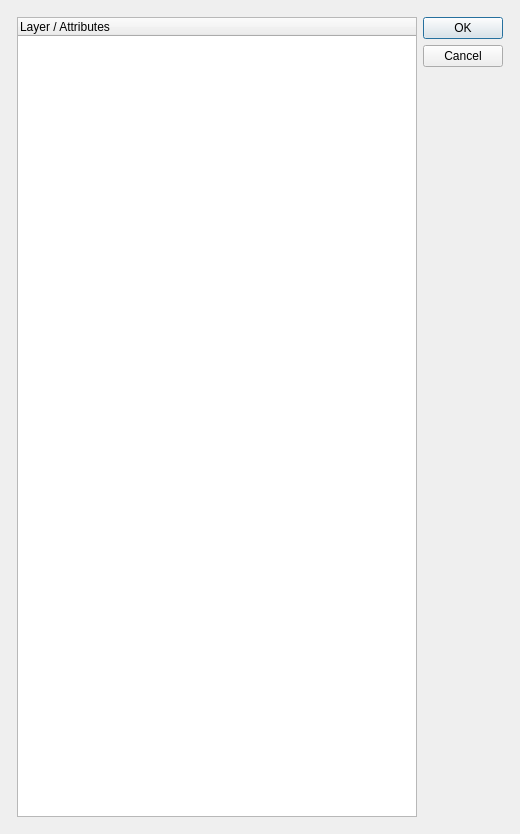
<?xml version="1.0" encoding="UTF-8"?>
<ui version="4.0">
 <class>Dialog</class>
 <widget class="QDialog" name="Dialog">
  <property name="geometry">
   <rect>
    <x>0</x>
    <y>0</y>
    <width>516</width>
    <height>830</height>
   </rect>
  </property>
  <property name="sizePolicy">
   <sizepolicy hsizetype="Expanding" vsizetype="Expanding">
    <horstretch>0</horstretch>
    <verstretch>0</verstretch>
   </sizepolicy>
  </property>
  <property name="windowTitle">
   <string>Layer Selection</string>
  </property>
  <layout class="QGridLayout" name="gridLayout">
   <item row="0" column="0">
    <layout class="QHBoxLayout" name="horizontalLayout" stretch="1,0">
     <property name="sizeConstraint">
      <enum>QLayout::SetMaximumSize</enum>
     </property>
     <property name="leftMargin">
      <number>6</number>
     </property>
     <property name="topMargin">
      <number>6</number>
     </property>
     <property name="rightMargin">
      <number>6</number>
     </property>
     <property name="bottomMargin">
      <number>6</number>
     </property>
     <item>
      <widget class="QTreeWidget" name="treeWidget">
       <property name="minimumSize">
        <size>
         <width>400</width>
         <height>0</height>
        </size>
       </property>
       <column>
        <property name="text">
         <string>Layer / Attributes</string>
        </property>
       </column>
      </widget>
     </item>
     <item alignment="Qt::AlignTop">
      <widget class="QDialogButtonBox" name="buttonBox">
       <property name="minimumSize">
        <size>
         <width>80</width>
         <height>800</height>
        </size>
       </property>
       <property name="maximumSize">
        <size>
         <width>16777215</width>
         <height>0</height>
        </size>
       </property>
       <property name="orientation">
        <enum>Qt::Vertical</enum>
       </property>
       <property name="standardButtons">
        <set>QDialogButtonBox::Cancel|QDialogButtonBox::Ok</set>
       </property>
      </widget>
     </item>
    </layout>
   </item>
  </layout>
 </widget>
 <resources/>
 <connections>
  <connection>
   <sender>buttonBox</sender>
   <signal>accepted()</signal>
   <receiver>Dialog</receiver>
   <slot>accept()</slot>
   <hints>
    <hint type="sourcelabel">
     <x>248</x>
     <y>254</y>
    </hint>
    <hint type="destinationlabel">
     <x>157</x>
     <y>274</y>
    </hint>
   </hints>
  </connection>
  <connection>
   <sender>buttonBox</sender>
   <signal>rejected()</signal>
   <receiver>Dialog</receiver>
   <slot>reject()</slot>
   <hints>
    <hint type="sourcelabel">
     <x>316</x>
     <y>260</y>
    </hint>
    <hint type="destinationlabel">
     <x>286</x>
     <y>274</y>
    </hint>
   </hints>
  </connection>
 </connections>
</ui>
